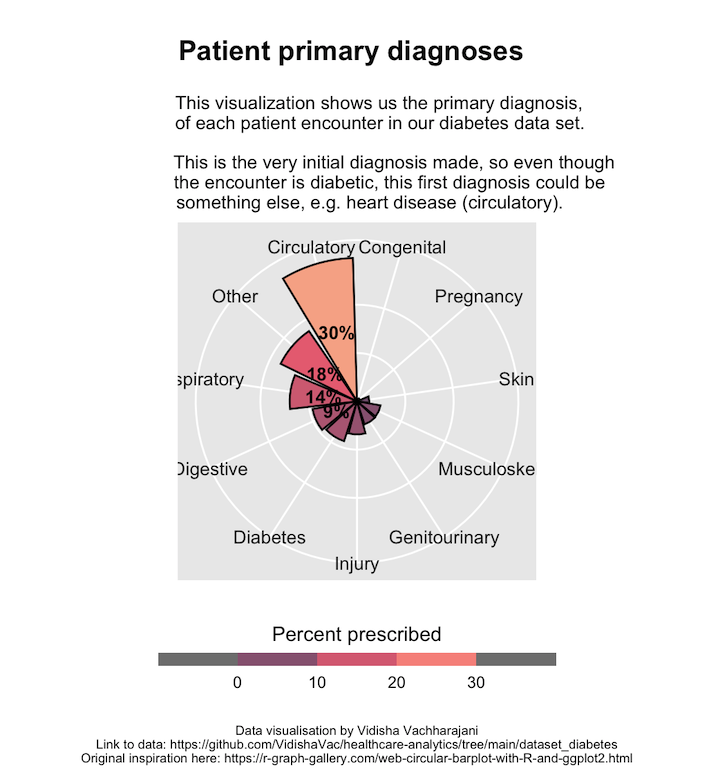

Recreate this plot in R.

# --------------------------------------------------------------------------------------------------- #
# This is a code snippet for a beautifully rendered polar bar chart for primary diagnosis
# Find the data here -->
# https://github.com/VidishaVac/healthcare-analytics/tree/main/dataset_diabetes
# Run this to read in, clean and pre-process your data first -->
# https://github.com/VidishaVac/healthcare-analytics/blob/main/R_snippets/cleanDiabetic_data.R
# See here for the actual visual you will get after this code -->
# https://github.com/VidishaVac/healthcare-analytics/tree/main/R_snippets/polar.png
# --------------------------------------------------------------------------------------------------- #

# --------------------------------------------- #
# Load necessary libraries
# --------------------------------------------- #
library(dplyr)
library(ggplot2)
library(tidyr)

# --------------------------------------------- #
# Re-shape primary diagnosis
# --------------------------------------------- #
summary_primary_diag <- D %>% 
  group_by(primary_diag) %>%
  summarise(count = n(), percent = n() / nrow(D) * 100) %>%
  arrange(desc(percent))

df <- summary_primary_diag
df <- df %>% mutate(
  label=c(paste(round(df$percent[1:4]), "%", sep=""),rep(NA,nrow(df)-4)))


ggplot(data=df, aes(x=reorder(primary_diag,count), y=count, fill=percent)) +
  geom_bar(stat="identity", color="black") + 
  coord_polar() +
  # New fill and legend title for % patients to which meds prescribed
  scale_fill_gradientn(
    "Percent prescribed",
    colours = c( "#6C5B7B","#C06C84","#F67280","#F8B195")) +
  geom_text(aes(x=primary_diag, y=count/2,label = label), size=3.5, color="black",
            fontface="bold") +
  # Make the guide for the fill discrete
  guides(fill = guide_colorsteps(barwidth = 15, barheight = .5, 
                                 title.position = "top", title.hjust = .5)) +
  theme(
    # Remove axis ticks and text
    axis.title = element_blank(),
    axis.ticks = element_blank(),
    axis.text.y = element_blank(),
    # Use gray text for the region names
    axis.text.x = element_text(color = "gray12", size = 10),
    # Move the legend to the bottom
    legend.position = "bottom",
  ) +
  # Add labels
  labs(
    title = "\nPatient primary diagnoses",
    subtitle = paste(
      "\nThis visualization shows us the primary diagnosis,",
      "of each patient encounter in our diabetes data set.\n",
      "This is the very initial diagnosis made, so even though",
      "the encounter is diabetic, this first diagnosis could be",
      "something else, e.g. heart disease (circulatory).",      
      sep = "\n"
    ),
    caption = "\nData visualisation by Vidisha Vachharajani\nLink to data: https://github.com/VidishaVac/healthcare-analytics/tree/main/dataset_diabetes\nOriginal inspiration here: https://r-graph-gallery.com/web-circular-barplot-with-R-and-ggplot2.html"
    ) +
  # Customize general theme
  theme(
    # Customize the text in the title, subtitle, and caption
    plot.title = element_text(face = "bold", size = 15, hjust = 0.05),
    plot.subtitle = element_text(size = 10, hjust = 0.05),
    plot.caption = element_text(size = 7, hjust = .5)
  )
